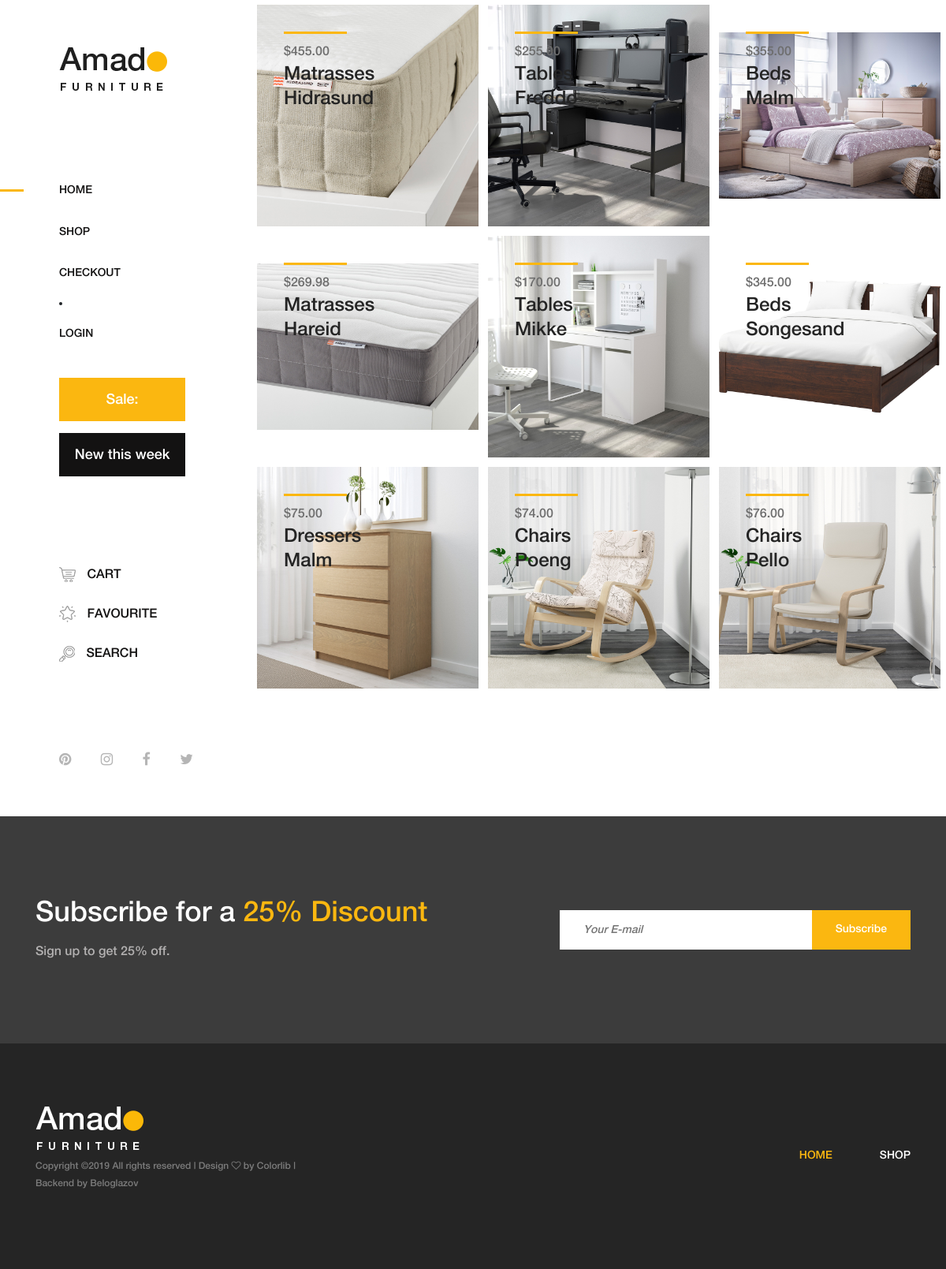
The page / on the database its author committed.
### mainapp/models.py (models this page shows, shortened)
class Product(models.Model):
    category = models.ForeignKey(ProductCategory, on_delete=models.CASCADE)
    name = models.CharField(verbose_name='Product name', max_length=128)
    image = models.ImageField(upload_to='products_images', blank=True)
    short_desc = models.CharField(verbose_name='min info', max_length=60, blank=True)
    description = models.TextField(verbose_name='max info', blank=True)
    price = models.DecimalField(verbose_name='price', max_digits=8, decimal_places=2, default=0)
    quantity = models.PositiveIntegerField(verbose_name='warehouse', default=0)
    is_active = models.BooleanField(verbose_name='active', default=True)

class ProductCategory(models.Model):
    name = models.CharField(verbose_name='name', max_length=64, unique=True)
    description = models.TextField(verbose_name='description', blank=True)
    is_active = models.BooleanField(verbose_name='active', default=True)

### mainapp/views.py (the view)
# urls.py: path('', mainapp.main, name='main'),
def main(request):
    title = tit + ' | Home'
    products = Product.objects.all()[:9]
    content = {
        'title': title,
        'products': products,
    }
    return render(request, 'mainapp/index.html', content)

### mainapp/context_processors.py (called while the page is built)
def basket(request):
    print(f'context processor works')
    basket = []
    if request.user.is_authenticated:
        basket = Basket.objects.filter(user=request.user)
    return {
        'basket': basket,
    }

### mainapp/templates/mainapp/index.html (shortened to what this page needs)
{% extends 'mainapp/base.html' %}
{% load staticfiles %}
{% block content %}
<div class="products-catagories-area clearfix">
    <div class="amado-pro-catagory clearfix">
        {% for product in products %}
        <div class="single-products-catagory clearfix">
            <a href="{% url 'products:product' pk=product.pk %}">
                <img src="{{ product.image.url }}" alt="{{product.short_desc}}">
                <div class="hover-content">
                    <div class="line"></div>
                    <p>${{product.price}}</p>
                    <h4>{{product.category.name}}</h4>
                    <h4>{{product.name}}</h4>
                </div>
            </a>
        </div>
        {% endfor %}
    </div>
</div>
{% endblock %}

### mainapp/templates/mainapp/base.html (shortened to what this page needs)
<!DOCTYPE html>
{% load static %}
<html lang="en">
<head>
    <link rel="stylesheet" href="{% static 'css/core-style.css' %}">
    <link rel="stylesheet" href="{% static 'style.css' %}">
</head>
<body>
    <div class="main-content-wrapper d-flex clearfix">
        <header class="header-area clearfix">
            <div class="logo">
                <a href="{% url 'main' %}"><img src="{% static 'img/core-img/logo.png' %}" alt=""></a>
            </div>
            {% include 'mainapp/includes/inc-menu.html' %}
        </header>
        {% block content %}
        {% endblock %}
    </div>
    <section class="newsletter-area section-padding-100-0">
        <div class="container">
            <div class="row align-items-center">
                <div class="col-12 col-lg-6 col-xl-7">
                    <div class="newsletter-text mb-100">
                        <h2>Subscribe for a <span>25% Discount</span></h2>
                        <p>Sign up to get 25% off.</p>
                    </div>
                </div>
                <div class="col-12 col-lg-6 col-xl-5">
                    <div class="newsletter-form mb-100">
                        <form action="#" method="post">
                            <input type="email" name="email" class="nl-email" placeholder="Your E-mail">
                            <input type="submit" value="Subscribe">
                        </form>
                    </div>
                </div>
            </div>
        </div>
    </section>
    <footer class="footer_area clearfix">
        <div class="container">
            <div class="row align-items-center">
                <div class="col-12 col-lg-4">
                    <div class="single_widget_area">
                        <div class="footer-logo mr-50">
                            <a href="{% url 'main' %}"><img src="{% static 'img/core-img/logo2.png' %}" alt=""></a>
                        </div>
                        <p class="copywrite">
                            Copyright &copy;{% now 'Y' %} All rights reserved | Design <i class="fa fa-heart-o" aria-hidden="true"></i> by <a href="https://colorlib.com" target="_blank">Colorlib</a> | Backend by Beloglazov
                        </p>
                    </div>
                </div>
                <div class="col-12 col-lg-8">
                    <div class="single_widget_area">
                        <div class="footer_menu">
                            <nav class="navbar navbar-expand-lg justify-content-end">
                                <div class="collapse navbar-collapse" id="footerNavContent">
                                    <ul class="navbar-nav ml-auto">
                                        <li class="nav-item active">
                                            <a class="nav-link" href="{% url 'main' %}">Home</a>
                                        </li>
                                        <li class="nav-item">
                                            <a class="nav-link" href="{% url 'products:category' 0 %}">Shop</a>
                                        </li>
                                    </ul>
                                </div>
                            </nav>
                        </div>
                    </div>
                </div>
            </div>
        </div>
    </footer>
</body>
</html>

### mainapp/templates/mainapp/includes/inc-menu.html (shortened to what this page needs)
{% load staticfiles %}
<nav class="amado-nav">
    <ul>
        <li class="{% if request.resolver_match.url_name == 'main' %}active{% endif %}">
            <a href="{% url 'main' %}">Home</a></li>
        <li class="{% if request.resolver_match.kwargs.pk == '0' %}active{% endif %}">
            <a href="{% url 'products:category' 0 %}">Shop</a></li>
        <li class="{% if request.resolver_match.url_name == 'checkout' %}active{% endif %}">
            <a href="#">Checkout</a></li>
    </ul>
    <li>
        {% if user.is_authenticated %}
        <a href="{% url 'auth:logout' %}">logout</a>
        {% else %}
        <a href="{% url 'auth:login' %}">login</a>
        {% endif %}
    </li>
</nav>
<div class="amado-btn-group mt-30 mb-100">
    <a href="#" class="btn amado-btn mb-15">Sale: {{ hot_product.name }}</a>
    <a href="#" class="btn amado-btn active">New this week</a>
</div>
<div class="cart-fav-search mb-100">
    <a href="{% url 'basket:view' %}" class="cart-nav"><img
            src="{% static 'img/core-img/cart.png' %}" alt=""> Cart
        </a>
    <a href="#" class="fav-nav"><img
            src="{% static 'img/core-img/favorites.png' %}" alt="">
        Favourite</a>
    <a href="#" class="search-nav"><img
            src="{% static 'img/core-img/search.png' %}" alt=""> Search</a>
</div>
<div class="social-info d-flex justify-content-between">
    <a href="#"><i class="fa fa-pinterest" aria-hidden="true"></i></a>
    <a href="#"><i class="fa fa-instagram" aria-hidden="true"></i></a>
    <a href="#"><i class="fa fa-facebook" aria-hidden="true"></i></a>
    <a href="#"><i class="fa fa-twitter" aria-hidden="true"></i></a>
</div>

### rows shown on the page
Product: image (picture), price "455.00", category.name "Matrasses", name "Hidrasund"
Product: image (picture), price "255.00", category.name "Tables", name "Freddo"
Product: image (picture), price "355.00", category.name "Beds", name "Malm"
Product: image (picture), price "269.98", category.name "Matrasses", name "Hareid"
Product: image (picture), price "170.00", category.name "Tables", name "Mikke"
Product: image (picture), price "345.00", category.name "Beds", name "Songesand"
Product: image (picture), price "75.00", category.name "Dressers", name "Malm"
Product: image (picture), price "74.00", category.name "Chairs", name "Poeng"
Product: image (picture), price "76.00", category.name "Chairs", name "Pello"
